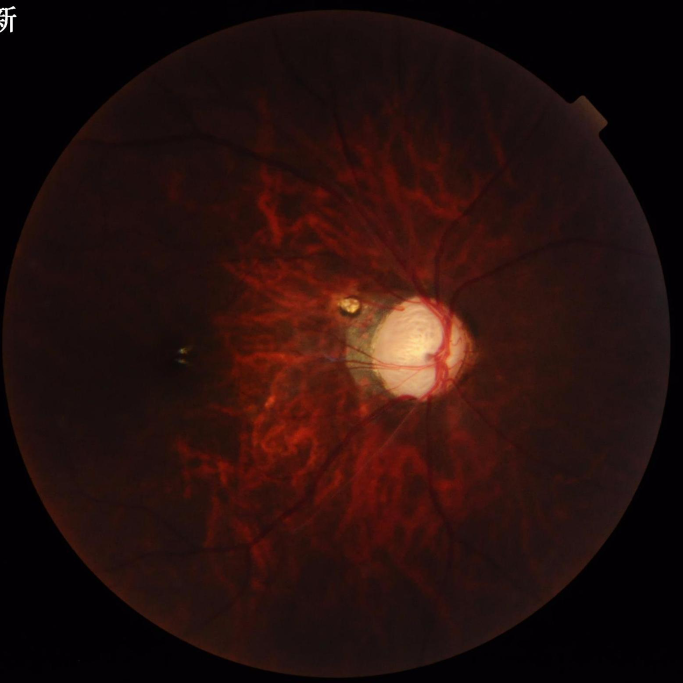
#> input picture processed/OriginalTestData/101_G.png, 2048 x 2048 px (shown at 1/3 size); its folder holds only this picture in this run
$ python processor.py
#> lines starting #> are read from the running program, lines starting #| are printed output that depends on the picture
import os
import cv2
import numpy as np
import random

def apply_blur(image, n):
    processed_image = image
    for _ in range(n):
        processed_image = cv2.GaussianBlur(processed_image, (15, 15), 0)
    return processed_image

def apply_expose(image):
    if random.randint(0, 100) < 50:
        processed_image = np.clip(image * 0.7, 0, 255).astype(np.uint8)
    else:
        processed_image = np.clip(image * 1.5, 0, 255).astype(np.uint8)
    return processed_image

def process_image(image):
    processed_image = image
    processed_image = cv2.resize(processed_image, (256, 256))
    # real_image = processed_image
    processed_image = apply_blur(processed_image, 1)
    if random.randint(0, 100) < 80:
        processed_image = apply_blur(processed_image, 2)
    if random.randint(0, 100) < 40:
        processed_image = apply_expose(processed_image)
    if random.randint(0, 100) < 100:
        processed_image = apply_expose(processed_image)
        processed_image = apply_blur(processed_image, 1)
    # final_image = np.concatenate([real_image, processed_image], axis=1)
    return processed_image

def process_images(input_folder, output_folder):
#> called with input_folder = 'OriginalTestData', output_folder = 'testSamples'
    if not os.path.exists(output_folder):
        os.makedirs(output_folder)
    i = 1
    for filename in os.listdir(input_folder):
        image_path = os.path.join(input_folder, filename)
        image = cv2.imread(image_path)
#> image is the input picture: shape (2048, 2048, 3); mean B, G, R 12.9, 15.5, 37.9
        try:
            processed_image = process_image(image)
#> in process_image, `processed_image = cv2.resize(processed_image, (256, 256))`:
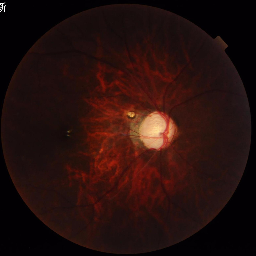
#> processed_image: shape (256, 256, 3); mean B, G, R 13, 15.6, 38
#> the loop in apply_blur (call 2), `for _ in range(n):` made 2 passes
#> pass 1, in apply_blur (call 2), `processed_image = cv2.GaussianBlur(processed_image, (15, 15), 0)`:
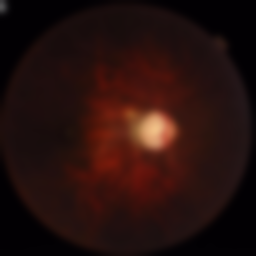
#> processed_image: shape (256, 256, 3); mean B, G, R 13, 15.6, 38
#> in apply_expose, `processed_image = np.clip(image * 0.7, 0, 255).astype(np.uint8)`:
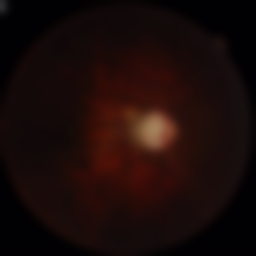
#> processed_image: shape (256, 256, 3); mean B, G, R 8.7, 10.5, 26.2
            output_path = os.path.join(output_folder, filename)
            cv2.imwrite(output_path, processed_image)
        except:
            print("Something went wrong with: "+image_path)
        print(i)
        i += 1

process_images("OriginalTestData", "testSamples")

$ run again, on processed/OriginalTestData/118_G.png
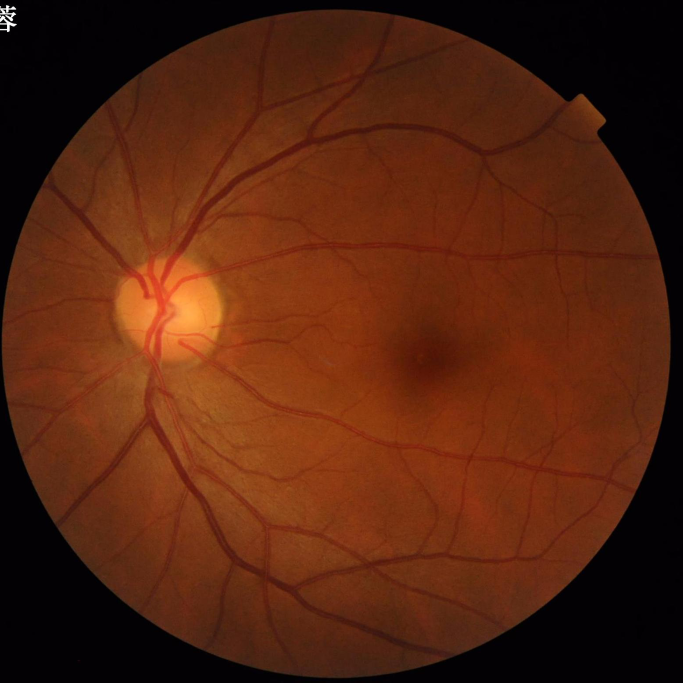
#> input picture processed/OriginalTestData/118_G.png, 2048 x 2048 px (shown at 1/3 size)
#> in process_images, image is the input picture: shape (2048, 2048, 3); mean B, G, R 15, 36.1, 85.6
#> the loop in apply_blur, `for _ in range(n):` made 1 pass
#> pass 1, in apply_blur, `processed_image = cv2.GaussianBlur(processed_image, (15, 15), 0)`:
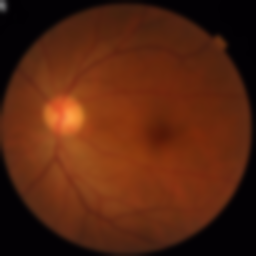
#> processed_image: shape (256, 256, 3); mean B, G, R 15.1, 36.2, 85.8
#> in apply_expose, `processed_image = np.clip(image * 0.7, 0, 255).astype(np.uint8)`:
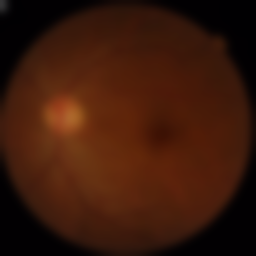
#> processed_image: shape (256, 256, 3); mean B, G, R 10.1, 24.9, 59.6

$ run again, on processed/OriginalTestData/119_G.png
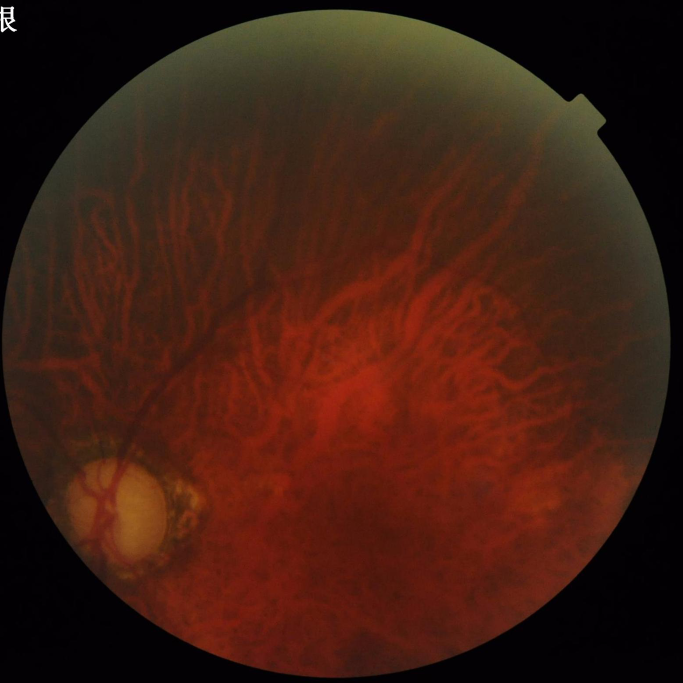
#> input picture processed/OriginalTestData/119_G.png, 2048 x 2048 px (shown at 1/3 size)
#> in process_images, image is the input picture: shape (2048, 2048, 3); mean B, G, R 18.6, 30.5, 65.3
#> the loop in apply_blur, `for _ in range(n):` made 1 pass
#> pass 1, in apply_blur, `processed_image = cv2.GaussianBlur(processed_image, (15, 15), 0)`:
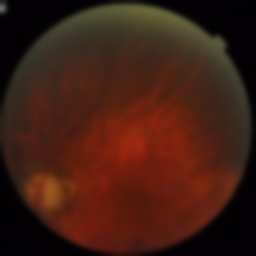
#> processed_image: shape (256, 256, 3); mean B, G, R 18.7, 30.6, 65.4
#> in apply_expose, `processed_image = np.clip(image * 0.7, 0, 255).astype(np.uint8)`:
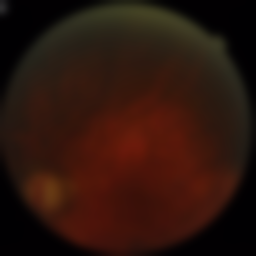
#> processed_image: shape (256, 256, 3); mean B, G, R 12.6, 21, 45.4

$ run again, on processed/OriginalTestData/122_G.png
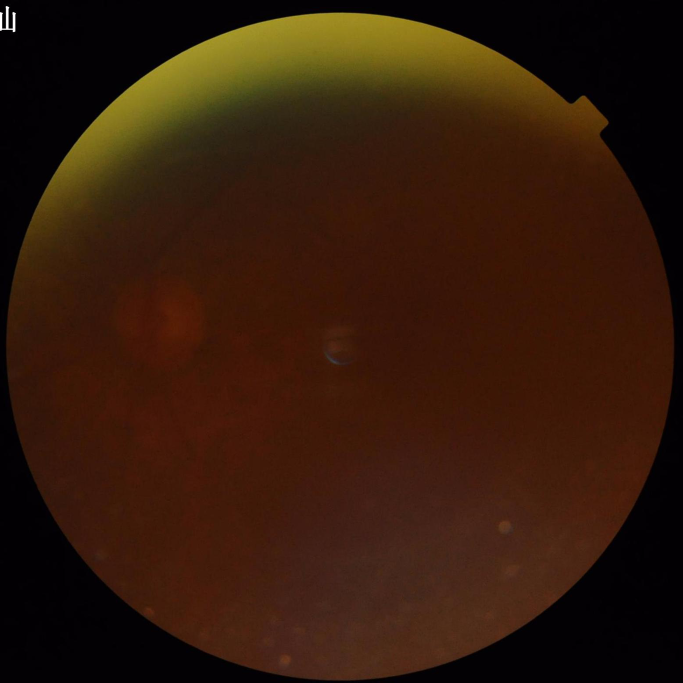
#> input picture processed/OriginalTestData/122_G.png, 2048 x 2048 px (shown at 1/3 size)
#> in process_images, image is the input picture: shape (2048, 2048, 3); mean B, G, R 10.7, 26.7, 51.9
#> the loop in apply_blur, `for _ in range(n):` made 1 pass
#> pass 1, in apply_blur, `processed_image = cv2.GaussianBlur(processed_image, (15, 15), 0)`:
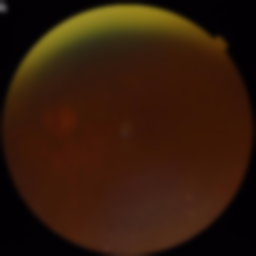
#> processed_image: shape (256, 256, 3); mean B, G, R 10.8, 26.8, 52
#> in apply_expose, `processed_image = np.clip(image * 0.7, 0, 255).astype(np.uint8)`:
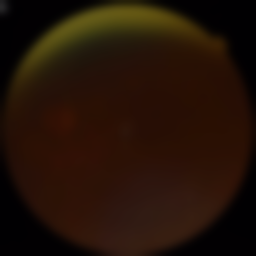
#> processed_image: shape (256, 256, 3); mean B, G, R 7.1, 18.4, 36
